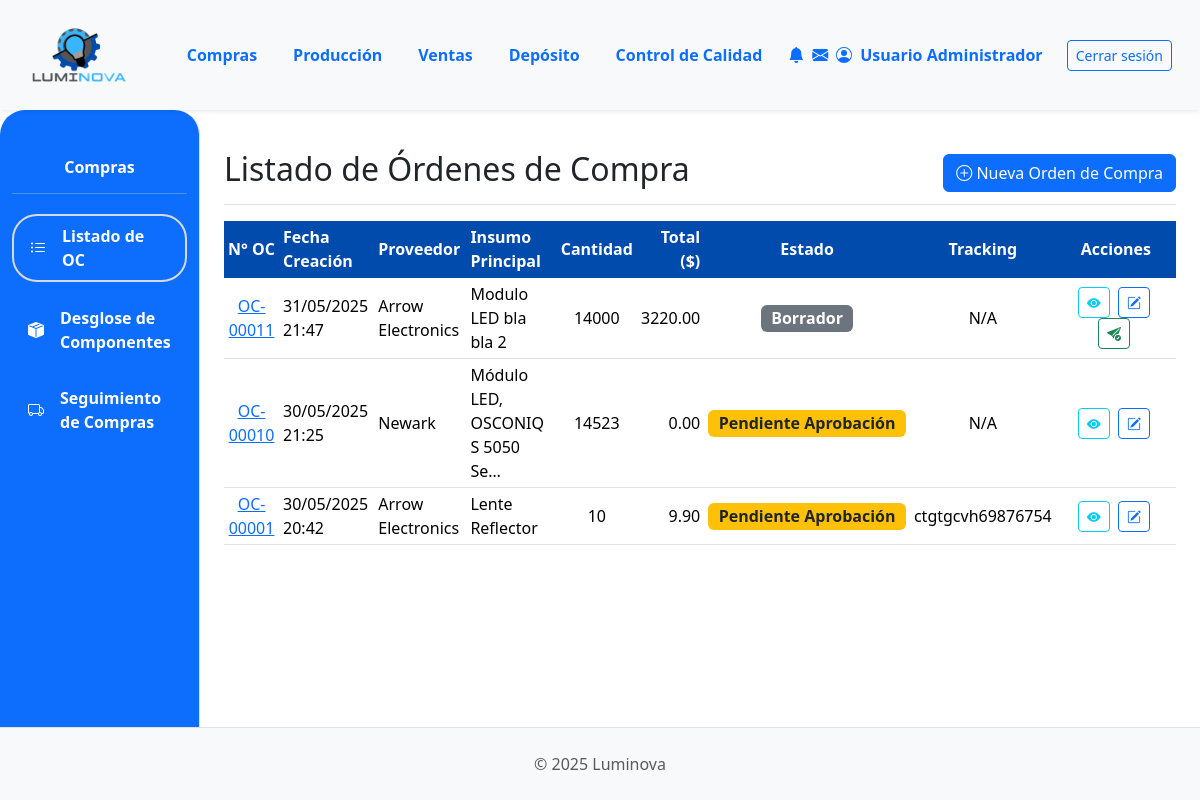
Screenshot of /compras/ (signed in) with the database file from the repository.
### App_LUMINOVA/models.py (models this page shows, shortened)
class Orden(models.Model):  # Este será para Órdenes de Compra
    TIPO_ORDEN_CHOICES = [
        ("compra", "Orden de Compra"),
    ]
    ESTADO_ORDEN_COMPRA_CHOICES = [
        ("BORRADOR", "Borrador"),
        ("PENDIENTE_APROBACION", "Pendiente Aprobación"),
        ("APROBADA", "Aprobada"),
        ("ENVIADA_PROVEEDOR", "Enviada al Proveedor"),
        ("CONFIRMADA_PROVEEDOR", "Confirmada por Proveedor"),
        ("EN_TRANSITO", "En Tránsito"),
        ("RECIBIDA_PARCIAL", "Recibida Parcialmente"),
        ("RECIBIDA_TOTAL", "Recibida Totalmente"),
        ("COMPLETADA", "Completada"),  # Si hay un paso post-recepción
        ("CANCELADA", "Cancelada"),
    ]
    numero_orden = models.CharField(
        max_length=20, unique=True, verbose_name="N° Orden de Compra"
    )
    tipo = models.CharField(max_length=20, choices=TIPO_ORDEN_CHOICES, default="compra")
    fecha_creacion = models.DateTimeField(default=timezone.now)
    proveedor = models.ForeignKey(
        Proveedor,
        on_delete=models.PROTECT,
        related_name="ordenes_de_compra_a_proveedor",
    )
    estado = models.CharField(
        max_length=30, choices=ESTADO_ORDEN_COMPRA_CHOICES, default="BORRADOR"
    )
    insumo_principal = models.ForeignKey(
        Insumo,
        on_delete=models.SET_NULL,
        null=True,
        blank=True,
        verbose_name="Insumo Principal",
    )
    proveedor = models.ForeignKey(
        Proveedor,
        on_delete=models.PROTECT,
        related_name="ordenes_de_compra_a_proveedor",
    )
    cantidad_principal = models.PositiveIntegerField(
        null=True, blank=True, verbose_name="Cantidad Insumo Principal"
    )
    precio_unitario_compra = models.DecimalField(
        max_digits=10,
        decimal_places=2,
        null=True,
        blank=True,
        verbose_name="Precio Unit. Compra (de la oferta)",
    )
    total_orden_compra = models.DecimalField(
        max_digits=12, decimal_places=2, default=0.00
    )
    fecha_estimada_entrega = models.DateField(null=True, blank=True)
    numero_tracking = models.CharField(max_length=50, null=True, blank=True)
    notas = models.TextField(blank=True, null=True)

class Proveedor(models.Model):
    nombre = models.CharField(max_length=100, unique=True)
    contacto = models.CharField(max_length=100, blank=True)
    telefono = models.CharField(max_length=25, blank=True)  # Aumentado max_length
    email = models.EmailField(blank=True, null=True)

class Insumo(models.Model):
    descripcion = models.CharField(max_length=255)
    categoria = models.ForeignKey(
        CategoriaInsumo, on_delete=models.PROTECT, related_name="insumos"
    )
    fabricante = models.CharField(max_length=100, blank=True)
    fabricante = models.ForeignKey(
        Fabricante,
        on_delete=models.SET_NULL,  # O models.PROTECT si no quieres que se borre el insumo si se borra el fabricante
        null=True,
        blank=True,  # Permite insumos sin fabricante asignado o si es desconocido
        related_name="insumos_fabricados",
    )
    imagen = models.ImageField(null=True, blank=True, upload_to="insumos/")
    stock = models.IntegerField(default=0)
    cantidad_en_pedido = models.PositiveIntegerField(
    default=0,
    verbose_name="Cantidad en Pedido",
    blank=True,
    null=True # PERMITIR NULL EN LA BASE DE DATOS
)

### App_LUMINOVA/views.py (the view)
# urls.py: path('compras/', compras_lista_oc_view, name='compras_lista_oc'), # Vista principal de compras
@login_required
def compras_lista_oc_view(request):
    ordenes_compra = Orden.objects.filter(tipo='compra').select_related(
        'proveedor', # Si el campo se llama 'proveedor' en el modelo Orden
        'insumo_principal'     # Si el campo se llama 'insumo' en el modelo Orden
    ).order_by('-fecha_creacion')
    context = {
        'ordenes_list': ordenes_compra, # Nombre genérico para la plantilla
        'titulo_seccion': 'Listado de Órdenes de Compra',
    }
    return render(request, 'compras/compras_lista_oc.html', context)

### App_LUMINOVA/templates/compras/compras_lista_oc.html (shortened to what this page needs)
{% extends 'padre.html' %}
{% load static %}
{% load django_bootstrap5 %}
{% block sidebar_content %}
    {% include 'compras/compras_sidebar.html' %}
{% endblock %}
{% block content %}
<div class="d-flex justify-content-between flex-wrap flex-md-nowrap align-items-center pt-3 pb-2 mb-3 border-bottom">
    <h1 class="h2">{{ titulo_seccion }}</h1>
    <div class="btn-toolbar mb-2 mb-md-0">
        <a href="{% url 'App_LUMINOVA:compras_crear_oc' %}" class="btn btn-primary">
            <i class="bi bi-plus-circle"></i> Nueva Orden de Compra
        </a>
    </div>
</div>
<div class="table-responsive mt-3">
    <table class="table table-hover table-sm align-middle">
        <thead class="color-thead">
            <tr>
                <th class="text-center">N° OC</th>
                <th>Fecha Creación</th>
                <th>Proveedor</th>
                <th>Insumo Principal</th>
                <th class="text-center">Cantidad</th>
                <th class="text-end">Total ($)</th>
                <th class="text-center">Estado</th>
                <th class="text-center">Tracking</th>
                <th class="text-center" style="min-width: 120px;">Acciones</th>
            </tr>
        </thead>
        <tbody>
            {% for oc in ordenes_list %}
            <tr>
                <td class="text-center">
                    <a href="{% url 'App_LUMINOVA:compras_detalle_oc' oc.id %}">{{ oc.numero_orden }}</a>
                </td>
                <td>{{ oc.fecha_creacion|date:"d/m/Y H:i" }}</td>
                <td>{{ oc.proveedor.nombre|default_if_none:"N/A" }}</td>
                <td>{{ oc.insumo_principal.descripcion|default_if_none:"N/A"|truncatechars:30 }}</td>
                <td class="text-center">{{ oc.cantidad_principal|default_if_none:"-" }}</td>
                <td class="text-end">{{ oc.total_orden_compra|floatformat:2|default:"0.00" }}</td>
                <td class="text-center">
                    <span class="badge fs-6
                        {% if oc.estado == 'BORRADOR' %}bg-secondary
                        {% elif oc.estado == 'PENDIENTE_APROBACION' %}bg-warning text-dark
                        {% elif oc.estado == 'APROBADA' %}bg-info
                        {% elif oc.estado == 'ENVIADA_PROVEEDOR' %}bg-primary
                        {% elif oc.estado == 'CONFIRMADA_PROVEEDOR' %}bg-primary-subtle text-primary-emphasis border border-primary-subtle
                        {% elif oc.estado == 'EN_TRANSITO' %}bg-info-subtle text-info-emphasis border border-info-subtle
                        {% elif oc.estado == 'RECIBIDA_PARCIAL' %}bg-success-subtle text-success-emphasis border border-success-subtle
                        {% elif oc.estado == 'RECIBIDA_TOTAL' %}bg-success
                        {% elif oc.estado == 'COMPLETADA' %}bg-success
                        {% elif oc.estado == 'CANCELADA' %}bg-dark
                        {% else %}bg-light text-dark{% endif %}">
                        {{ oc.get_estado_display }}
                    </span>
                </td>
                <td class="text-center">{{ oc.numero_tracking|default_if_none:"N/A" }}</td>
                <td class="text-center">
                    <a href="{% url 'App_LUMINOVA:compras_detalle_oc' oc.id %}" class="btn btn-sm btn-outline-info me-1" title="Ver Detalles de OC {{ oc.numero_orden }}">
                        <i class="bi bi-eye-fill"></i>
                    </a>
                    {% if oc.estado == 'BORRADOR' %}
                        <a href="{% url 'App_LUMINOVA:compras_editar_oc' oc.id %}" class="btn btn-sm btn-outline-primary me-1" title="Editar OC {{ oc.numero_orden }}">
                            <i class="bi bi-pencil-square"></i>
                        </a>
                        <form method="post" action="{% url 'App_LUMINOVA:compras_solicitar_aprobacion_oc' oc.id %}" style="display: inline;">
                            <button type="submit" class="btn btn-sm btn-outline-success me-1" title="Enviar OC {{ oc.numero_orden }} para Aprobación">
                                <i class="bi bi-send-check-fill"></i>
                            </button>
                        </form>
                    {% elif oc.estado == 'PENDIENTE_APROBACION' %}
                         <a href="{% url 'App_LUMINOVA:compras_editar_oc' oc.id %}" class="btn btn-sm btn-outline-primary me-1" title="Editar OC (si permitido en este estado)">
                            <i class="bi bi-pencil-square"></i>
                        </a>
                    {% endif %}
                </td>
            </tr>
            {% empty %}
            <tr>
                <td colspan="9" class="text-center fst-italic text-muted py-3">
                    No hay órdenes de compra registradas. Puede <a href="{% url 'App_LUMINOVA:compras_crear_oc' %}">crear una nueva</a>.
                </td>
            </tr>
            {% endfor %}
        </tbody>
    </table>
</div>
{% endblock %}

### App_LUMINOVA/static/css/custom.css (style rules this page uses)
html, body { height: 100%; margin: 0; }
body { display: flex; flex-direction: column; min-height: 100vh; }
.table > thead.color-thead { --bs-table-color: white; background-color: #014BAC !important; color: white !important; border-color: #014BAC !important; }
.table > thead.color-thead > tr > th { color: inherit !important; vertical-align: middle !important; }

### App_LUMINOVA/templates/compras/compras_lista_oc.html (style rules this page uses)
.color-thead th { background-color: #014BAC !important; color: white !important; vertical-align: middle; }

### rows the page displays
Orden: numero_orden "OC-00011", fecha_creacion "31/05/2025 21:47", proveedor.nombre "Arrow Electronics", insumo_principal.descripcion "Modulo LED bla bla 2", cantidad_principal "14000", total_orden_compra "3220.00", estado "Borrador", numero_tracking "N/A"
Orden: numero_orden "OC-00010", fecha_creacion "30/05/2025 21:25", proveedor.nombre "Newark", insumo_principal.descripcion "Módulo LED, OSCONIQ S 5050 Se…", cantidad_principal "14523", total_orden_compra "0.00", estado "Pendiente Aprobación", numero_tracking "N/A"
Orden: numero_orden "OC-00001", fecha_creacion "30/05/2025 20:42", proveedor.nombre "Arrow Electronics", insumo_principal.descripcion "Lente Reflector", cantidad_principal "10", total_orden_compra "9.90", estado "Pendiente Aprobación", numero_tracking "ctgtgcvh69876754"

### other values shown
{{ titulo_seccion }} "Listado de Órdenes de Compra"
